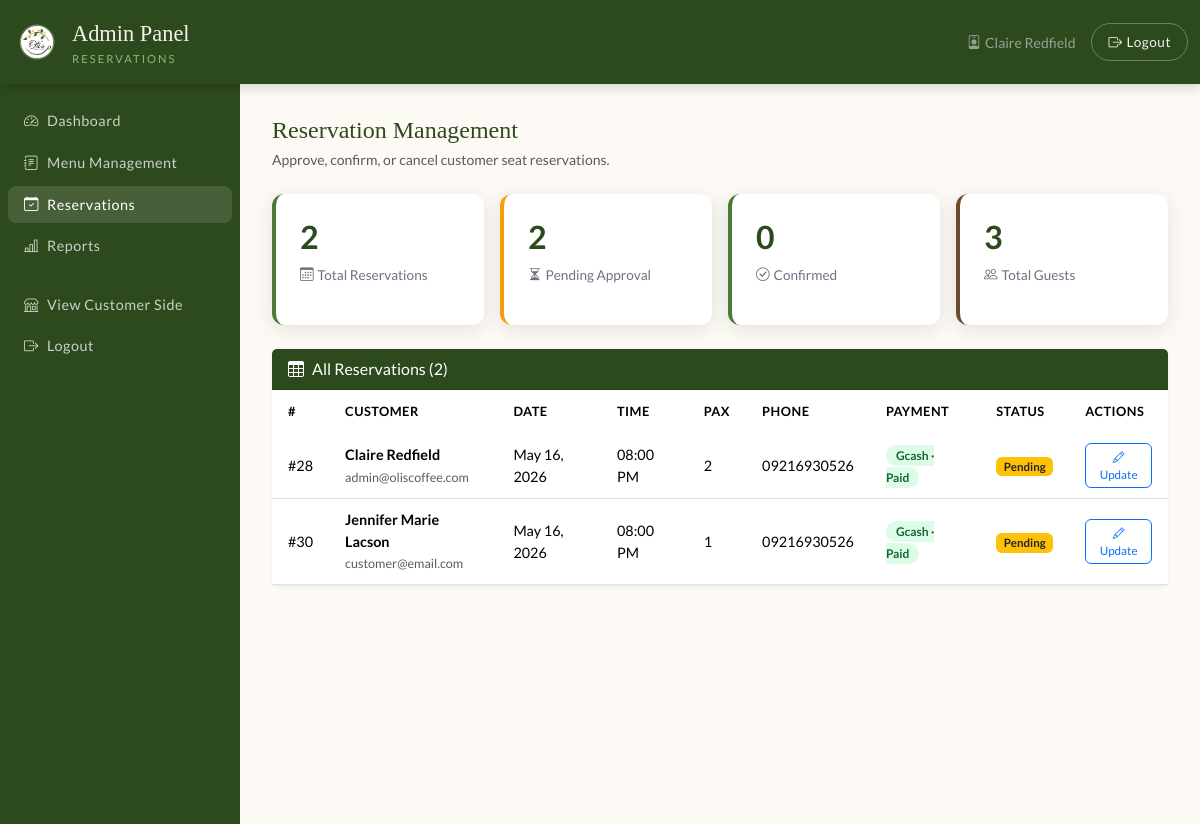
Page /admin/manage_reservations.php (signed in) on the earlier database version.
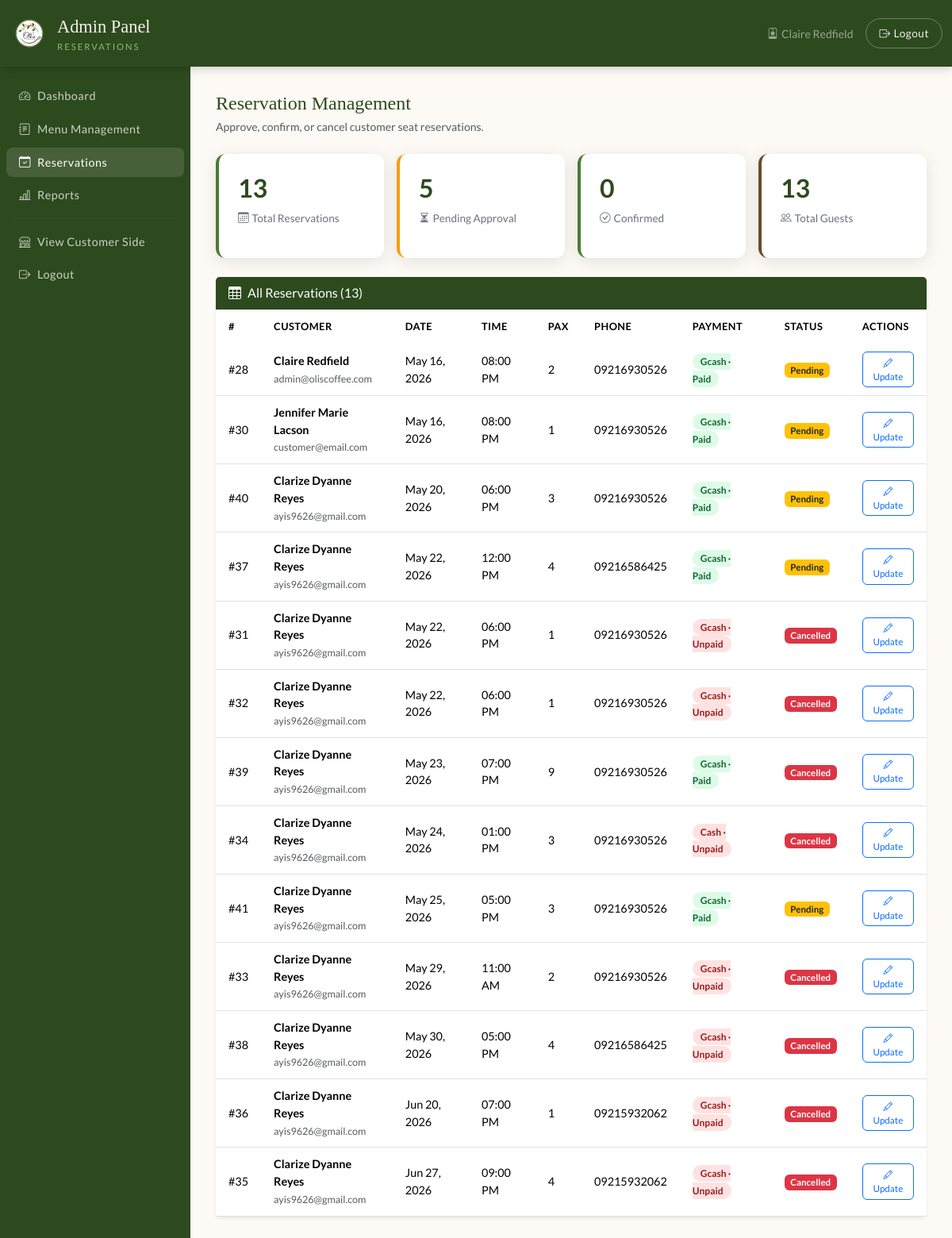
Same page on the later database version.
### tables this page shows
CREATE TABLE `reservations` (
  `id` int(11) NOT NULL AUTO_INCREMENT,
  `user_id` int(11) NOT NULL,
  `res_date` date NOT NULL,
  `res_time` time NOT NULL,
  `pax` int(11) NOT NULL,
  `phone` varchar(20) NOT NULL,
  `notes` text DEFAULT NULL,
  `order_id` int(11) DEFAULT NULL,
  `payment_method` enum('gcash','cash') DEFAULT 'gcash',
  `payment_status` enum('unpaid','paid') DEFAULT 'unpaid',
  `status` enum('pending','confirmed','cancelled') DEFAULT 'pending',
  `created_at` timestamp NOT NULL DEFAULT current_timestamp(),
  PRIMARY KEY (`id`),
  KEY `user_id` (`user_id`),
  KEY `fk_reservation_order` (`order_id`),
  CONSTRAINT `fk_reservation_order` FOREIGN KEY (`order_id`) REFERENCES `orders` (`id`) ON DELETE SET NULL,
  CONSTRAINT `reservations_ibfk_1` FOREIGN KEY (`user_id`) REFERENCES `users` (`id`) ON DELETE CASCADE
);

CREATE TABLE `users` (
  `id` int(11) NOT NULL AUTO_INCREMENT,
  `name` varchar(100) NOT NULL,
  `email` varchar(100) NOT NULL,
  `password` varchar(255) NOT NULL,
  `role` enum('admin','customer') DEFAULT 'customer',
  `created_at` timestamp NOT NULL DEFAULT current_timestamp(),
  `profile_pic` varchar(255) DEFAULT NULL,
  PRIMARY KEY (`id`),
  UNIQUE KEY `email` (`email`)
);

### admin/manage_reservations.php (the view, shortened to what this page needs)
<?php
$db = getDB();
$result = $db->query("
    SELECT r.*, u.name AS customer_name, u.email
    FROM reservations r
    JOIN users u ON r.user_id = u.id
    ORDER BY r.res_date ASC, r.res_time ASC
");
$reservations = $result ? $result->fetch_all(MYSQLI_ASSOC) : [];
$total     = count($reservations);
$pending   = count(array_filter($reservations, fn($r) => $r['status'] === 'pending'));
$confirmed = count(array_filter($reservations, fn($r) => $r['status'] === 'confirmed'));
$totalPax  = array_sum(array_column(array_filter($reservations, fn($r) => $r['status'] !== 'cancelled'), 'pax'));
$adminName = htmlspecialchars($_SESSION['user_name']);
?>
<!DOCTYPE html>
<html lang="en">
<head>
  <link rel="stylesheet" href="https://cdn.jsdelivr.net/npm/bootstrap@5.3.2/dist/css/bootstrap.min.css">
  <link rel="stylesheet" href="https://cdn.jsdelivr.net/npm/bootstrap-icons@1.11.3/font/bootstrap-icons.min.css">
  <link rel="stylesheet" href="../css/style.css">
</head>
<body>
<nav class="navbar navbar-expand-lg">
  <div class="container-fluid">
    <a class="navbar-brand" href="dashboard.php">
      <img src="../assets/logo.png" alt="Oli's SelfieTea & Coffee" style="height:50px;width:auto;">
      <div>Admin Panel <span class="sub">Reservations</span></div>
    </a>
    <div class="ms-auto d-flex align-items-center gap-3">
      <span class="text-white-50 small"><i class="bi bi-person-badge me-1"></i><?= $adminName ?></span>
      <a href="../logout.php" class="btn-logout nav-link"><i class="bi bi-box-arrow-right me-1"></i>Logout</a>
    </div>
  </div>
</nav>
<div class="d-flex">
  <aside class="admin-sidebar py-3">
    <nav class="nav flex-column">
      <a class="nav-link" href="dashboard.php"><i class="bi bi-speedometer2 me-2"></i>Dashboard</a>
      <a class="nav-link" href="menu_manage.php"><i class="bi bi-journal-text me-2"></i>Menu Management</a>
      <a class="nav-link active" href="manage_reservations.php"><i class="bi bi-calendar-check me-2"></i>Reservations</a>
      <a class="nav-link" href="reports.php"><i class="bi bi-bar-chart-line me-2"></i>Reports</a>
      <hr style="border-color:rgba(255,255,255,0.1); margin: 8px 16px;">
      <a class="nav-link" href="../index.php"><i class="bi bi-shop me-2"></i>View Customer Side</a>
      <a class="nav-link" href="../logout.php"><i class="bi bi-box-arrow-right me-2"></i>Logout</a>
    </nav>
  </aside>
  <main class="admin-content">
    <h4 class="mb-1" style="font-family:'Playfair Display',serif; color:var(--green-dark);">Reservation Management</h4>
    <p class="text-muted mb-4 small">Approve, confirm, or cancel customer seat reservations.</p>
    <div class="row g-3 mb-4">
      <div class="col-md-3">
        <div class="stat-card">
          <h3><?= $total ?></h3>
          <p><i class="bi bi-calendar3 me-1"></i>Total Reservations</p>
        </div>
      </div>
      <div class="col-md-3">
        <div class="stat-card" style="border-color: #f59e0b;">
          <h3><?= $pending ?></h3>
          <p><i class="bi bi-hourglass-split me-1"></i>Pending Approval</p>
        </div>
      </div>
      <div class="col-md-3">
        <div class="stat-card" style="border-color: var(--green-mid);">
          <h3><?= $confirmed ?></h3>
          <p><i class="bi bi-check-circle me-1"></i>Confirmed</p>
        </div>
      </div>
      <div class="col-md-3">
        <div class="stat-card" style="border-color: var(--brown);">
          <h3><?= $totalPax ?></h3>
          <p><i class="bi bi-people me-1"></i>Total Guests</p>
        </div>
      </div>
    </div>
    <div class="card border-0 shadow-sm">
      <div class="card-header" style="background:var(--green-dark); color:white;">
        <i class="bi bi-table me-2"></i>All Reservations (<?= $total ?>)
      </div>
      <div class="card-body p-0">
        <div class="table-responsive">
          <table class="table table-olis mb-0">
            <thead>
              <tr>
                <th>#</th><th>Customer</th><th>Date</th><th>Time</th><th>Pax</th>
                <th>Phone</th><th>Payment</th><th>Status</th><th>Actions</th>
              </tr>
            </thead>
            <tbody>
              <?php if (empty($reservations)): ?>
                <tr>
                  <td colspan="9" class="text-center text-muted py-5">
                    <i class="bi bi-calendar-x" style="font-size:2rem; display:block; margin-bottom:8px;"></i>
                    No reservations yet.
                  </td>
                </tr>
              <?php else: ?>
                <?php foreach ($reservations as $res): ?>
                <tr>
                  <td>#<?= $res['id'] ?></td>
                  <td>
                    <strong><?= htmlspecialchars($res['customer_name']) ?></strong><br>
                    <small class="text-muted"><?= htmlspecialchars($res['email']) ?></small>
                  </td>
                  <td><?= date('M d, Y', strtotime($res['res_date'])) ?></td>
                  <td><?= date('h:i A', strtotime($res['res_time'])) ?></td>
                  <td><?= $res['pax'] ?></td>
                  <td><?= htmlspecialchars($res['phone']) ?></td>
                  <td>
                    <span class="<?= $res['payment_status'] === 'paid' ? 'badge-available' : 'badge-unavailable' ?>">
                      <?= ucfirst($res['payment_method']) ?> · <?= ucfirst($res['payment_status']) ?>
                    </span>
                  </td>
                  <td>
                    <?php
                      $cls = match($res['status']) {
                        'confirmed' => 'badge bg-success',
                        'cancelled' => 'badge bg-danger',
                        default     => 'badge bg-warning text-dark'
                      };
                    ?>
                    <span class="<?= $cls ?>" style="font-size:0.72rem;"><?= ucfirst($res['status']) ?></span>
                  </td>
                  <td>
                    <div class="d-flex gap-1">
                    <button class="btn btn-sm btn-outline-primary" style="border-radius:6px;font-size:0.73rem;"
                            data-bs-toggle="modal" data-bs-target="#editModal"
                            data-id="<?= $res['id'] ?>"
                            data-status="<?= $res['status'] ?>"
                            data-pay="<?= $res['payment_status'] ?>"
                            data-name="<?= htmlspecialchars($res['customer_name']) ?>">
                      <i class="bi bi-pencil"></i> Update
                    </button>
                    </div>
                  </td>
                </tr>
                <?php endforeach; ?>
              <?php endif; ?>
            </tbody>
          </table>
        </div>
      </div>
    </div>
  </main>
</div>
</body>
</html>

### css/style.css (style rules this page uses)
:root { --green-dark: #2d4a1e; --green-mid: #4a7c35; --green-light: #8ab87a; --cream: #f5f0e8; --warm-white: #fdfaf5; --gold: #c9a84c; --brown: #6b4c2a; --text-dark: #1a1a1a; --text-muted: #6b7280; --shadow: 0 4px 20px rgba(0,0,0,0.1); --radius: 12px; }
* { box-sizing: border-box; margin: 0; padding: 0; }
body { font-family: 'Lato', sans-serif; background: var(--warm-white); color: var(--text-dark); min-height: 100vh; }
.navbar { background: var(--green-dark) !important; padding: 0.75rem 0; box-shadow: 0 2px 12px rgba(0,0,0,0.2); }
.navbar-brand { font-family: 'Playfair Display', serif; font-size: 1.4rem; color: var(--cream) !important; display: flex; align-items: center; gap: 10px; }
.navbar-brand span.sub { font-family: 'Lato', sans-serif; font-size: 0.7rem; color: var(--green-light); display: block; letter-spacing: 2px; text-transform: uppercase; }
.nav-link { color: var(--cream) !important; font-size: 0.88rem; letter-spacing: 0.5px; padding: 0.5rem 1rem !important; border-radius: 6px; transition: background 0.2s; }
.nav-link:hover, .nav-link.active { background: rgba(255,255,255,0.12) !important; color: var(--gold) !important; }
.btn-logout { background: transparent; border: 1px solid rgba(255,255,255,0.3); color: var(--cream) !important; font-size: 0.85rem; padding: 0.35rem 1rem; border-radius: 20px; transition: all 0.2s; }
.admin-sidebar { min-height: calc(100vh - 60px); background: var(--green-dark); color: white; width: 240px; flex-shrink: 0; }
.admin-sidebar .nav-link { color: rgba(255,255,255,0.75) !important; border-radius: 8px; margin: 2px 8px; font-size: 0.9rem; }
.admin-sidebar .nav-link:hover, .admin-sidebar .nav-link.active { background: rgba(255,255,255,0.12) !important; color: white !important; }
.admin-content { flex: 1; padding: 2rem; overflow-x: auto; }
.stat-card { background: white; border-radius: var(--radius); padding: 1.5rem; box-shadow: var(--shadow); border-left: 4px solid var(--green-mid); }
.stat-card h3 { font-size: 2rem; font-weight: 700; color: var(--green-dark); }
.stat-card p { color: var(--text-muted); font-size: 0.85rem; }
.table-olis thead { background: var(--green-dark); color: white; }
.table-olis thead th { font-weight: 600; font-size: 0.8rem; letter-spacing: 0.5px; text-transform: uppercase; padding: 12px 16px; border: none; }
.table-olis tbody td { padding: 10px 16px; vertical-align: middle; font-size: 0.9rem; }
.badge-available { background: #dcfce7; color: #166534; padding: 3px 10px; border-radius: 12px; font-size: 0.75rem; font-weight: 600; }
.badge-unavailable { background: #fee2e2; color: #991b1b; padding: 3px 10px; border-radius: 12px; font-size: 0.75rem; font-weight: 600; }

Differences in the rows shown:
added reservations: id "40", user.name "Clarize Dyanne Reyes", user.email "ayis9626@gmail.com", res_date "May 20, 2026", res_time "06:00 PM", pax "3", phone "09216930526", payment_method "Gcash", payment_status "Paid", status "Pending"
added reservations: id "37", user.name "Clarize Dyanne Reyes", user.email "ayis9626@gmail.com", res_date "May 22, 2026", res_time "12:00 PM", pax "4", phone "09216586425", payment_method "Gcash", payment_status "Paid", status "Pending"
added reservations: id "31", user.name "Clarize Dyanne Reyes", user.email "ayis9626@gmail.com", res_date "May 22, 2026", res_time "06:00 PM", pax "1", phone "09216930526", payment_method "Gcash", payment_status "Unpaid", status "Cancelled"
added reservations: id "32", user.name "Clarize Dyanne Reyes", user.email "ayis9626@gmail.com", res_date "May 22, 2026", res_time "06:00 PM", pax "1", phone "09216930526", payment_method "Gcash", payment_status "Unpaid", status "Cancelled"
added reservations: id "39", user.name "Clarize Dyanne Reyes", user.email "ayis9626@gmail.com", res_date "May 23, 2026", res_time "07:00 PM", pax "9", phone "09216930526", payment_method "Gcash", payment_status "Paid", status "Cancelled"
added reservations: id "34", user.name "Clarize Dyanne Reyes", user.email "ayis9626@gmail.com", res_date "May 24, 2026", res_time "01:00 PM", pax "3", phone "09216930526", payment_method "Cash", payment_status "Unpaid", status "Cancelled"
added reservations: id "41", user.name "Clarize Dyanne Reyes", user.email "ayis9626@gmail.com", res_date "May 25, 2026", res_time "05:00 PM", pax "3", phone "09216930526", payment_method "Gcash", payment_status "Paid", status "Pending"
added reservations: id "33", user.name "Clarize Dyanne Reyes", user.email "ayis9626@gmail.com", res_date "May 29, 2026", res_time "11:00 AM", pax "2", phone "09216930526", payment_method "Gcash", payment_status "Unpaid", status "Cancelled"
added reservations: id "38", user.name "Clarize Dyanne Reyes", user.email "ayis9626@gmail.com", res_date "May 30, 2026", res_time "05:00 PM", pax "4", phone "09216586425", payment_method "Gcash", payment_status "Unpaid", status "Cancelled"
added reservations: id "36", user.name "Clarize Dyanne Reyes", user.email "ayis9626@gmail.com", res_date "Jun 20, 2026", res_time "07:00 PM", pax "1", phone "09215932062", payment_method "Gcash", payment_status "Unpaid", status "Cancelled"
added reservations: id "35", user.name "Clarize Dyanne Reyes", user.email "ayis9626@gmail.com", res_date "Jun 27, 2026", res_time "09:00 PM", pax "4", phone "09215932062", payment_method "Gcash", payment_status "Unpaid", status "Cancelled"
Other differences:
$total: "2" → "13"
$pending: "2" → "5"
$totalPax: "3" → "13"
